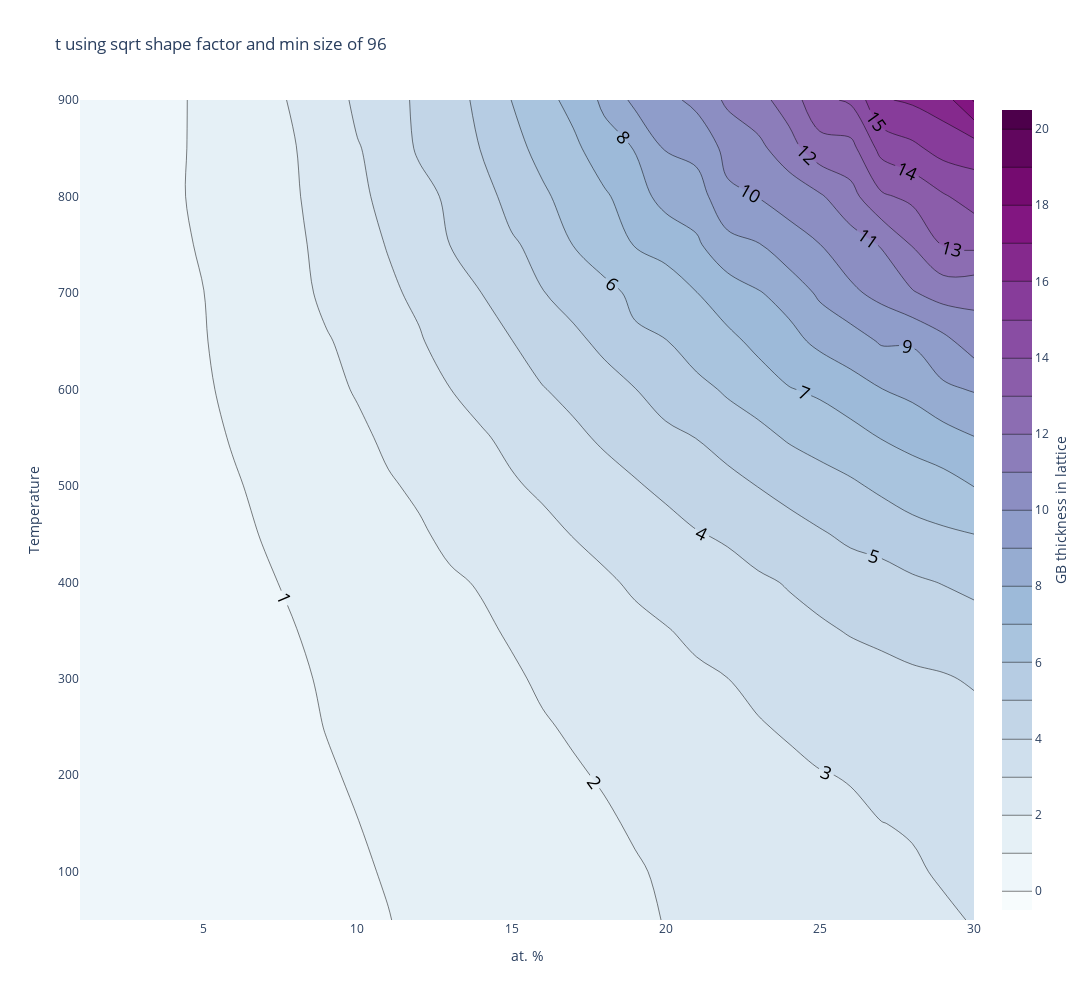

Notebook cell for this chart:
### Code cell
fig = go.FigureWidget(data =
    go.Contour(
        z=chunks(t_sqrt1,30),
        y=np.array(range (50,950,50)),
        x=np.array(range (1,31)),
        colorscale="bupu",
         colorbar=dict(
            title='GB thickness in lattice', # title here
            titleside='right'
            )
        ,contours=dict(
            start=0,
            end=20,
            size=1,
            showlabels = True, # show labels on contours
            labelfont = dict( # label font properties
                size = 18,
                color = 'black',
            )),
#         contours_coloring='heatmap'
    ))
fig.update_layout(title_text='t using sqrt shape factor and min size of 96',
                 xaxis_title='at. %',
                 yaxis_title='Temperature')
fig.update_layout(
    autosize=False,
    width=1200,
    height=1000,
)

fig.show()

### Figure 1 — Plotly figure (JSON) as saved in the notebook; plotly's stock layout.template omitted (floating-point values rounded to 4 significant figures; data arrays with more than 128 entries replaced by an {"elided": "..."} marker saying what was removed)
{"data": [{"colorbar": {"title": {"side": "right", "text": "GB thickness in lattice"}}, "colorscale": [[0, "rgb(247,252,253)"], [0.125, "rgb(224,236,244)"], [0.25, "rgb(191,211,230)"], [0.375, "rgb(158,188,218)"], [0.5, "rgb(140,150,198)"], [0.625, "rgb(140,107,177)"], [0.75, "rgb(136,65,157)"], [0.875, "rgb(129,15,124)"], [1, "rgb(77,0,75)"]], "contours": {"end": 20, "labelfont": {"color": "black", "size": 18}, "showlabels": true, "size": 1, "start": 0}, "type": "contour", "uid": "38c08b17-7194-4e7c-ba66-046e695d86de", "x": [1, 2, 3, 4, 5, 6, 7, 8, 9, 10, 11, 12, 13, 14, 15, 16, 17, 18, 19, 20, 21, 22, 23, 24, 25, 26, 27, 28, 29, 30], "y": [50, 100, 150, 200, 250, 300, 350, 400, 450, 500, 550, 600, 650, 700, 750, 800, 850, 900], "z": {"elided": "18x30 float values"}}], "layout": {"autosize": false, "height": 1000, "title": {"text": "t using sqrt shape factor and min size of 96"}, "width": 1200, "xaxis": {"autorange": true, "range": [1, 30], "title": {"text": "at. %"}, "type": "linear"}, "yaxis": {"autorange": true, "range": [50, 900], "title": {"text": "Temperature"}, "type": "linear"}}}
